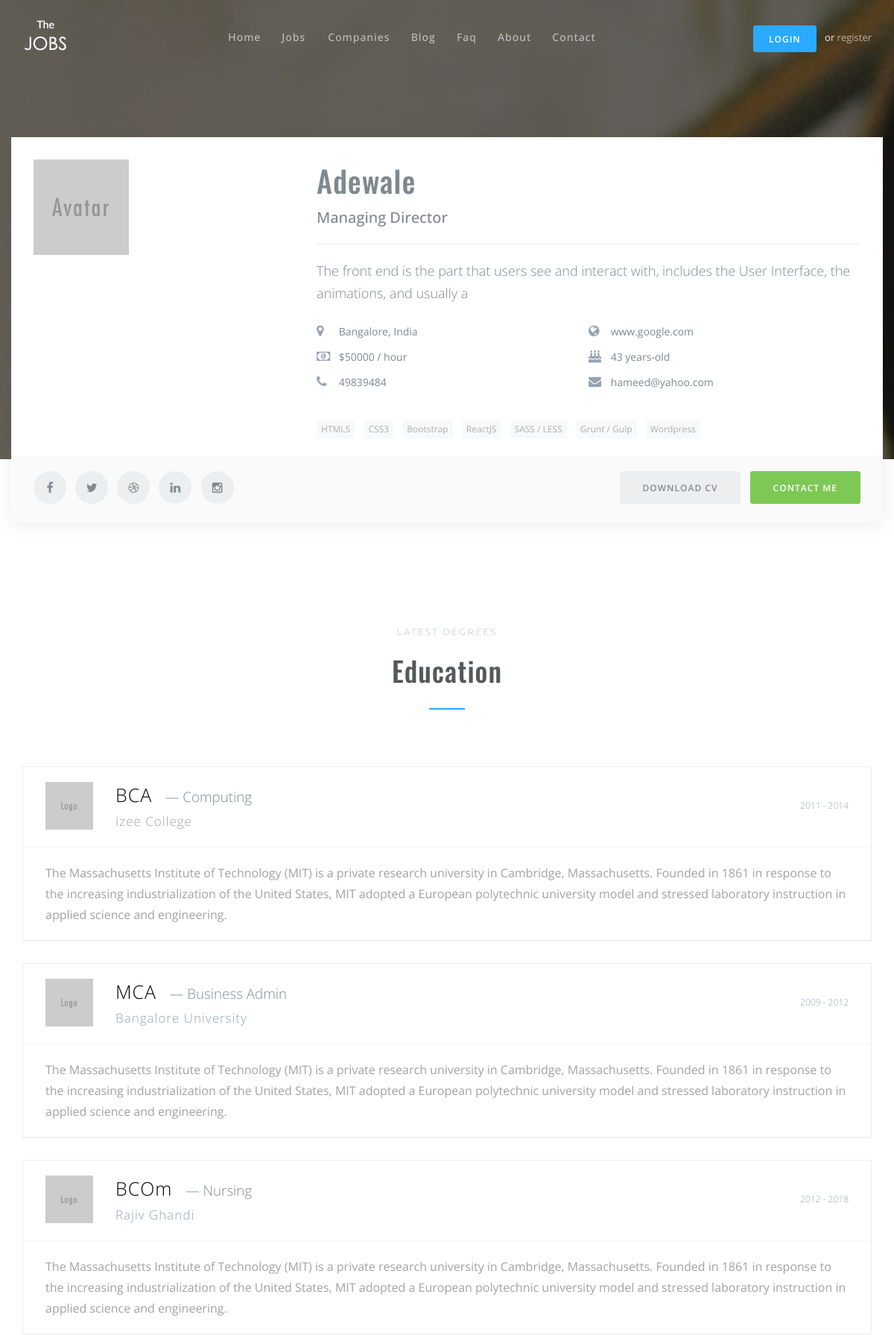
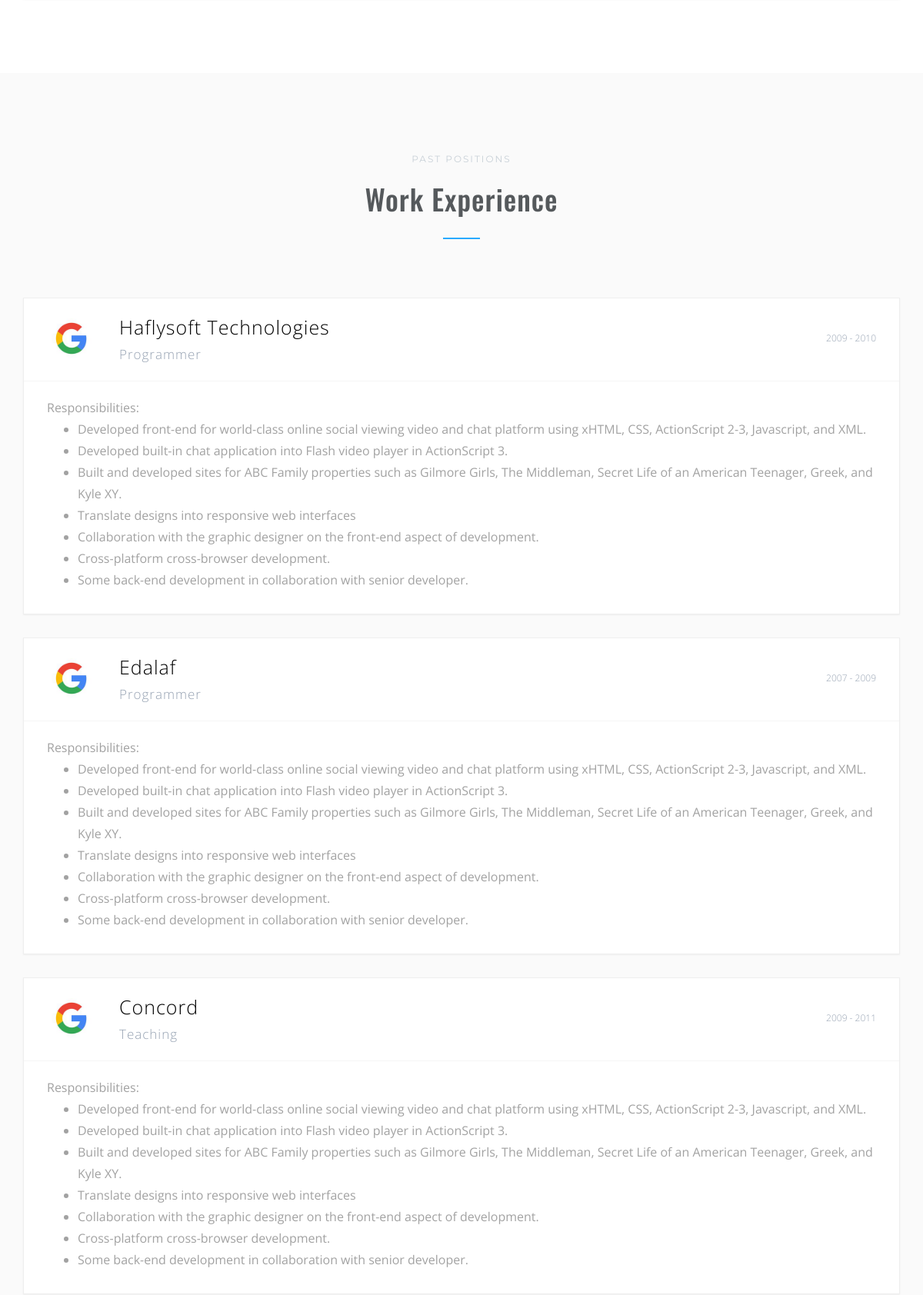
Screenshot of /resumee/adewale/ (upper part) with the database file from the repository (2 pictures, top to bottom).
### JobFinderWeb/models.py (models this page shows, shortened)
class CommonInfo(models.Model):
    IsActive = models.BooleanField(default=True)
    IsDeleted = models.BooleanField(default=False)
    timestamp   = models.DateTimeField(auto_now_add=True)
    updated     = models.DateTimeField(auto_now=True)
    class Meta:
        abstract = True

class Resumee(CommonInfo):
    name = models.CharField(max_length = 120, null=True, blank=True)
    headline = models.CharField(max_length = 120, null=True, blank=True)
    shortdescription = models.CharField(max_length = 120, null=True, blank=True)
    salary = models.CharField(max_length = 120, null=True, blank=True)
    location = models.CharField(max_length = 120, null=True, blank=True)
    headline = models.CharField(max_length = 120, null=True, blank=True)
    age = models.CharField(max_length = 120, null=True, blank=True)
    tags = models.CharField(max_length = 120, null=True, blank=True)
    mobile = models.CharField(max_length = 120, null=True, blank=True)
    email = models.CharField(max_length = 120, null=True, blank=True)
    status = models.CharField(max_length = 120, null=True, blank=True)
    website = models.CharField(max_length = 120, null=True, blank=True)
    slug = models.SlugField(null = True, blank = True)
    facebook = models.CharField(max_length = 120, null=True, blank=True)
    google = models.CharField(max_length = 120, null=True, blank=True)
    pintrest = models.CharField(max_length = 120, null=True, blank=True)
    twitter = models.CharField(max_length = 120, null=True, blank=True)
    git = models.CharField(max_length = 120, null=True, blank=True)
    instagram = models.CharField(max_length = 120, null=True, blank=True)
    youtube = models.CharField(max_length = 120, null=True, blank=True)
    dribbble = models.CharField(max_length = 120, null=True, blank=True)
    owner = models.ForeignKey(Identity, on_delete=models.CASCADE)
    def __str__(self):
        return "{}".format(self.name)

class Education(CommonInfo):
    degree = models.CharField(max_length = 120, null=True, blank=True)
    major = models.CharField(max_length = 120, null=True, blank=True)
    school = models.CharField(max_length = 120, null=True, blank=True)
    datefrom = models.CharField(max_length = 120, null=True, blank=True)
    dateto = models.CharField(max_length = 120, null=True, blank=True)
    shortdescription = models.CharField(max_length = 120, null=True, blank=True)
    owner = models.ForeignKey(Identity, on_delete=models.CASCADE, null=True, blank=True)
    resumee = models.ForeignKey(Resumee, on_delete=models.CASCADE, null=True, blank=True)

class Experience(CommonInfo):
    companyname = models.CharField(max_length = 120, null=True, blank=True)
    position = models.CharField(max_length = 120, null=True, blank=True)
    datefrom = models.CharField(max_length = 120, null=True, blank=True)
    dateto = models.CharField(max_length = 120, null=True, blank=True)
    description = models.TextField(null=True, blank=True)
    owner = models.ForeignKey(Identity, on_delete=models.CASCADE, null=True, blank=True)
    resumee = models.ForeignKey(Resumee, on_delete=models.CASCADE, null=True, blank=True)

### JobFinderWeb/views.py (the view)
# urls.py: path('resumee/<slug>/', ResumeeDetail.as_view(), name='resumeedetail'),
class ResumeeDetail(DetailView):
    template_name = 'jobfinderweb/resumeedetail.html'
    queryset = Resumee.objects.all()
    def get_object(self, *args, **kwargs):
        slug = self.kwargs.get('slug')
        resumee = get_object_or_404(Resumee, slug=slug)
        return resumee
    def get_context_data(self, *args, **kwargs):
        context = super(ResumeeDetail, self).get_context_data(*args,**kwargs)
        resumee = get_object_or_404(Resumee, slug = self.kwargs.get('slug'))
        educations = Education.objects.filter(resumee = resumee)
        experience = Experience.objects.filter(resumee = resumee)
        skills = Skill.objects.filter(resumee = resumee)
        context['educations'] = educations
        context['experience'] = experience
        context['skills'] = skills
        return context

### JobFinderWeb/templates/jobfinderweb/resumeedetail.html (shortened to what this page needs)
{% extends 'JobFinderWeb/base.html' %}
{% load static %}
{% block content %}
  <header class="page-header bg-img" style="background-image: url({% static "img/bg-banner1.jpg" %})">
      <div class="container">
        <div class="row">
          <div class="col-xs-12 col-sm-4">
            <img src='{% static "img/avatar.jpg" %}' alt="">
          </div>
          <div class="col-xs-12 col-sm-8 header-detail">
            <div class="hgroup">
              <h1>{{ object }}</h1>
              <h3>{{ object.headline }}</h3>
            </div>
            <hr>
            <p class="lead">{{object.shortdescription}}</p>
            <ul class="details cols-2">
              <li>
                <i class="fa fa-map-marker"></i>
                <span>{{ object.location }}</span>
              </li>
              <li>
                <i class="fa fa-globe"></i>
                <a href="#">{{ object.website }}</a>
              </li>
              <li>
                <i class="fa fa-money"></i>
                <span>${{ object.salary }} / hour</span>
              </li>
              <li>
                <i class="fa fa-birthday-cake"></i>
                <span>{{ object.age }} years-old</span>
              </li>
              <li>
                <i class="fa fa-phone"></i>
                <span>{{ object.mobile }}</span>
              </li>
              <li>
                <i class="fa fa-envelope"></i>
                <a href="#">{{ object.email }}</a>
              </li>
            </ul>
            <div class="tag-list">
              <span>HTML5</span>
              <span>CSS3</span>
              <span>Bootstrap</span>
              <span>ReactJS</span>
              <span>SASS / LESS</span>
              <span>Grunt / Gulp</span>
              <span>Wordpress</span>
            </div>
          </div>
        </div>
        <div class="button-group">
          <ul class="social-icons">
            <li><a class="facebook" href="#"><i class="fa fa-facebook"></i></a></li>
            <li><a class="twitter" href="#"><i class="fa fa-twitter"></i></a></li>
            <li><a class="dribbble" href="#"><i class="fa fa-dribbble"></i></a></li>
            <li><a class="linkedin" href="#"><i class="fa fa-linkedin"></i></a></li>
            <li><a class="instagram" href="#"><i class="fa fa-instagram"></i></a></li>
          </ul>
          <div class="action-buttons">
            <a class="btn btn-gray" href="#">Download CV</a>
            <a class="btn btn-success" data-toggle="modal" data-target="#modal-contact" href="#">Contact me</a>
          </div>
        </div>
      </div>
    </header>
    <main>
      <section>
        <div class="container">
          <header class="section-header">
            <span>Latest degrees</span>
            <h2>Education</h2>
          </header>
          <div class="row">
          {% for edu in educations %}
            <div class="col-xs-12">
              <div class="item-block">
                <header>
                  <img src='{% static "img/logo-mit.png" %}' alt="">
                  <div class="hgroup">
                    <h4>{{ edu.degree }} <small>{{ edu.major }}</small></h4>
                    <h5>{{ edu.school }}</h5>
                  </div>
                  <h6 class="time">{{ edu.datefrom }} - {{ edu.dateto }}</h6>
                </header>
                <div class="item-body">
                  <p>The Massachusetts Institute of Technology (MIT) is a private research university in Cambridge, Massachusetts. Founded in 1861 in response to the increasing industrialization of the United States, MIT adopted a European polytechnic university model and stressed laboratory instruction in applied science and engineering.</p>
                </div>
              </div>
            </div>
          {% endfor %}
          </div>
        </div>
      </section>
      <section class="bg-alt">
        <div class="container">
          <header class="section-header">
            <span>Past positions</span>
            <h2>Work Experience</h2>
          </header>
          <div class="row">
            {% for work in experience %}
                     <div class="col-xs-12">
              <div class="item-block">
                <header>
                  <img src='{% static "img/logo-google.jpg" %}' alt="">
                  <div class="hgroup">
                    <h4>{{ work.companyname }}</h4>
                    <h5>{{ work.position }}</h5>
                  </div>
                  <h6 class="time">{{ work.datefrom }} - {{ work.dateto }}</h6>
                </header>
                <div class="item-body">
                  <p>Responsibilities:</p>
                  <ul>
                    <li>Developed front-end for world-class online social viewing video and chat platform using xHTML, CSS, ActionScript 2-3, Javascript, and XML.</li>
                    <li>Developed built-in chat application into Flash video player in ActionScript 3.</li>
                    <li>Built and developed sites for ABC Family properties such as Gilmore Girls, The Middleman, Secret Life of an American Teenager, Greek, and Kyle XY. </li>
                    <li>Translate designs into responsive web interfaces </li>
                    <li>Collaboration with the graphic designer on the front-end aspect of development. </li>
                    <li>Cross-platform cross-browser development. </li>
                    <li>Some back-end development in collaboration with senior developer.</li>
                  </ul>
                </div>
              </div>
            </div>
            {% endfor %}
          </div>
        </div>
      </section>
    </main>
{% endblock %}

### rows the page displays
Resumee: name "Adewale", headline "Managing Director", shortdescription "The front end is the part that users see and interact with, includes the User Interface, the animations, and usually a", location "Bangalore, India", website "www.google.com", salary "50000", age "43", mobile "49839484", email "hameed@yahoo.com"
Education: degree "BCA", major "Computing", school "Izee College", datefrom "2011", dateto "2014"
Education: degree "MCA", major "Business Admin", school "Bangalore University", datefrom "2009", dateto "2012"
Education: degree "BCOm", major "Nursing", school "Rajiv Ghandi", datefrom "2012", dateto "2018"
Experience: companyname "Haflysoft Technologies", position "Programmer", datefrom "2009", dateto "2010"
Experience: companyname "Edalaf", position "Programmer", datefrom "2007", dateto "2009"
Experience: companyname "Concord", position "Teaching", datefrom "2009", dateto "2011"
